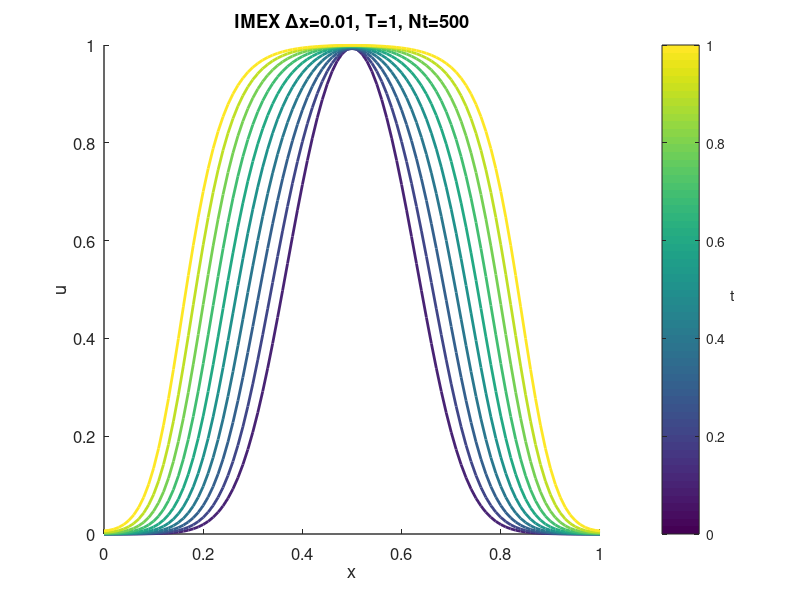
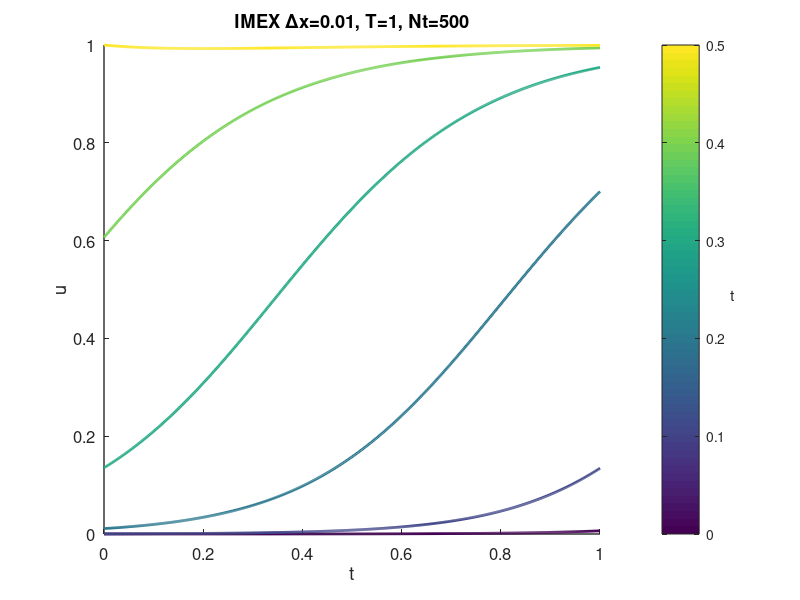
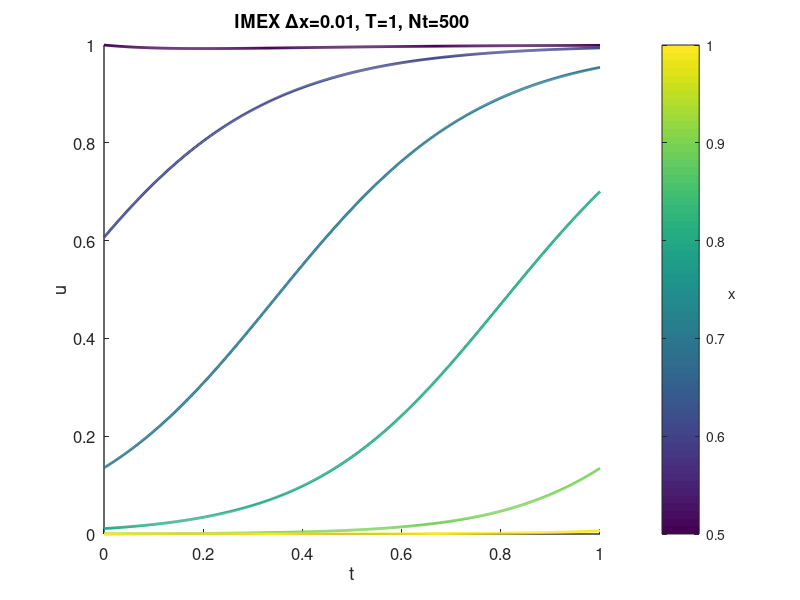

The MATLAB script that drew these images, in order:

% -------------- FUNCTIONS --------------

    % Defining g(u, delta_t, gamma) function to be called in the recursive relation
    1;

    function g_vec=g_funct(u, delta_t, gamma_val)

        g_vec = u + delta_t * gamma_val*(u.*(1-u));

    endfunction

% -------------- MAIN CODE --------------

    % Defining parameters of the simulation: tmax = maximum time, delta_x = space step-size
    % d_val = diffusion coefficient, gamma_val = reaction coefficient

    t_max = 1;
    delta_x = 0.01;
    d_val = 0.001;
    gamma_val = 5;

    % Find number of steps in space N and create vector x with values in space in [0,1] 

    N = 1 + 1/delta_x
    x = linspace(0,1,N);

    % Define matrix D3 that computes third order time deivative with OBC and compute the
    % square roots with sqrtm function

    a = 0.5;
    b = -1;
    c = 1;
    D3= diag(a*ones(1,N-2),2) + diag(b*ones(1,N-1),1) + diag(c*ones(1,N-1),-1) + diag((-a)*ones(1,N-2),-2) + diag((-a)*ones(1,2), N-2) + diag((a)*ones(1,2), 2-N) + diag(c*ones(1,1), N-1) + diag((-c)*ones(1,1), 1-N)
    D3 = D3/(delta_x^3)
    D3sq = sqrtm(D3)
    D3sqmin = sqrtm(-D3)

    % Define matrix D (=D2) that computes second order time deivative with OBC

    a = -2;
    b = 1;
    c = 1;
    D2 = diag(a*ones(1,N)) + diag(b*ones(1,N-1),1) + diag(c*ones(1,N-1),-1);
    D2(1,N)=1;
    D2(N,1)=1;
    D2 = D2/(delta_x)^2;

    % Impose initial condition

    u_initial = zeros(N,1);

    for i=1:N
        u_initial(i) = exp(-50*(x(i)-1/2)^2);
    end

    % Fix number of time-steps t_interval and compute vector t with values of time in [0,t_max]

    t_interval = 500;
    t = linspace(0,t_max,t_interval)
    delta_t = t_max/(t_interval-1)

    % Implement recursive relation in time to find the solution u_approx

    u_approx=zeros(N,size(t)(2));

    u_approx(:,1) = u_initial;

    for j=1:(size(t)(2)-1);

        % Solution with D3 and OBC

            % A = -d_val*(D3sq+D3sqmin)/sqrt(2);

            % A = eye(N) - delta_t*A;

        % Solution with D2 and OBC

            A = eye(N) - delta_t*d_val*(D2);

        u_approx(:,j+1) = A\g_funct(u_approx(:,j), delta_t, gamma_val);

    end

% -------------- PLOTS --------------

    % Plot for a bunch of different times with colour map

    listoftimes = [];

    time_intervals = 10;

    delta_tint = floor(t_interval/time_intervals)

    listoftimes(1) = delta_tint;


    for i=2:time_intervals;
        listoftimes(i) = listoftimes(i-1) + delta_tint;
    end

    listoftimes
    size(listoftimes)(2)

    clf
    hold on 

        cmap=colormap();
    for ti=1:size(listoftimes)(2)
        tau=listoftimes(ti)
        colour_i=round(1+(tau*63/(t_interval)));
        plot(x, u_approx(:,tau),'Color', color=cmap(colour_i,:),'linewidth',2)
        axis([0 1 0 1])
    end

    xlabel('x');
    ylabel('u');
    h=get(gcf, "currentaxes");
    set(h, "fontsize", 12, "linewidth", 1);
    cbar=colorbar();
    caxis([0,t_max]);
    ylabel(cbar,'t','Rotation',0);
    title(sprintf('IMEX \\Deltax=%d, T=%d, Nt=%d', delta_x, t_max, t_interval));
    filename=sprintf('plots_6.2/Ex62multit_Nt=%d_D2.png',t_interval);
    % title(sprintf('EXPM, D^{3/2}=-(-D^3)^{1/2}) \\Delta x=%d, T=%d, Nt=%d', delta_x, T, Nt));
    % filename=sprintf('Ex61/Ex61-EXPM-minusDer-multi-t-delx=%d.png',delta_x);
    % title(sprintf('EXPM, D^{3/2}=-((D^3)^{1/2}+(-D^3)^{1/2})/sqrt(2) \\Delta x=%d, T=%d, Nt=%d', delta_x, T, Nt));
    % filename=sprintf('Ex61/Ex61-EXPM-mixedDer-multi-t-delx=%d.png',delta_x);
    print(1,filename, '-dpng','-S600,400')


    % Print in time for a bunch of space points

    clf
    hold on 

    cmap=colormap();
    listofspace=1
    for xi=1:6

        colour_i=round((listofspace*63/(N/2)))
        plot(t, u_approx(listofspace,:),'Color', color=cmap(colour_i,:),'linewidth',2)

        axis([0 1 0 1])

        listofspace = listofspace + (N-1)/10
    end

    xlabel('t');
    ylabel('u');
    h=get(gcf, "currentaxes");
    set(h, "fontsize", 12, "linewidth", 1);
    cbar=colorbar();
    caxis([0,0.5]);
    ylabel(cbar,'t','Rotation',0);
    title(sprintf('IMEX \\Deltax=%d, T=%d, Nt=%d', delta_x, t_max, t_interval));
    filename=sprintf('plots_6.2/Ex62multix_Nt=%d_first1_D2.png',t_interval);
    print(1,filename, '-dpng','-S600,400')


    clf
    hold on 

    cmap=colormap();

    listofspace = 51

    for xi=1:6

        colour_i=round(((listofspace-50)*63/(N/2)))
        plot(t, u_approx(listofspace,:),'Color', color=cmap(colour_i,:),'linewidth',2)

        axis([0 1 0 1])

        listofspace = listofspace + (N-1)/10
    end

    xlabel('t');
    ylabel('u');
    h=get(gcf, "currentaxes");
    set(h, "fontsize", 12, "linewidth", 1);
    cbar=colorbar();
    caxis([0.5,1]);
    ylabel(cbar,'x','Rotation',0);
    title(sprintf('IMEX \\Deltax=%d, T=%d, Nt=%d', delta_x, t_max, t_interval));
    filename=sprintf('plots_6.2/Ex62multix_Nt=%d_second_D2.png',t_interval);
    print(1,filename, '-dpng','-S600,400')


